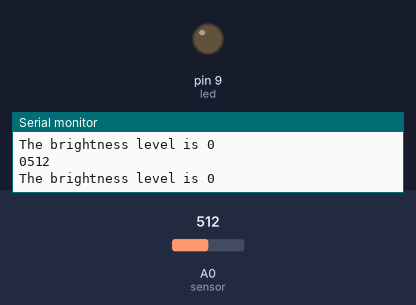
Bench run of a sketch on a simulated Arduino Uno, built with avr-gcc and run on an emulated ATmega328P. On the bench: output pins drawn as LEDs (lit = HIGH), the last lines printed to the serial monitor. The test bench sets the inputs (shaded band); at power-on: A0 (sensor) = 512.

Above: at 1.2 s.
1.3 s: A0 (sensor) set to 306
At 2.9 s:
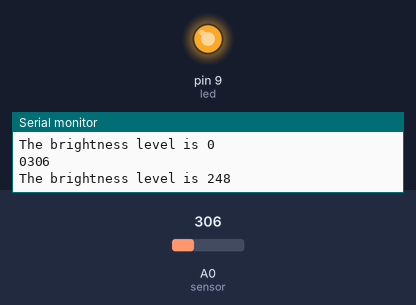
3.5 s: A0 (sensor) set to 122
At 4.5 s:
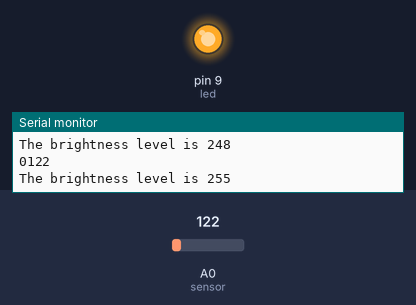
Timing chart, 0 to 6.5 s (numbered marks = the images above; inputs shaded):
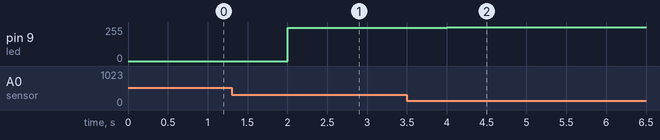

The sketch:

night_light_pwm.ino
```cpp
int sensor = 0;
int led = 9;


void setup(){

  analogReference(DEFAULT); //not strictly necessary

  pinMode(led, OUTPUT);

  Serial.begin(9600);
}


void loop(){
  int count = 1;
  int var = analogRead(sensor);


  var = constrain(var, 300,500); //making sure that the analogRead() data doesn't exceed expectations
  int brightness = map(var, 300, 500, 255, 0); //inverse relationship!

  analogWrite(led, brightness);

 Serial.print("%d: The sensor value is ", count);
 Serial.println(analogRead(sensor));

 Serial.print("The brightness level is ");
 Serial.println(brightness);


delay(1000);


}
```

Measured:
- after the input at 1.3 s, pin 9 (led): 0/255 → 248/255 after 0.70 s
- after the input at 3.5 s, pin 9 (led): 248/255 → 255/255 after 0.50 s
